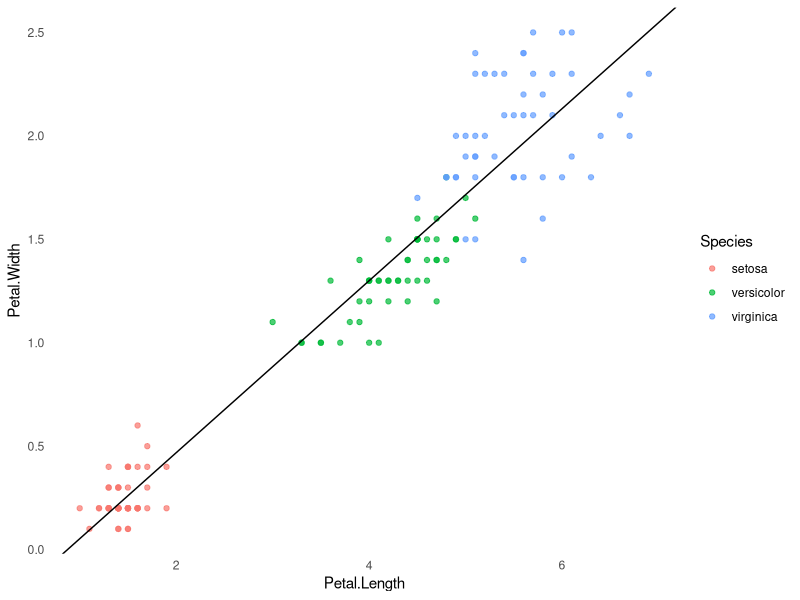
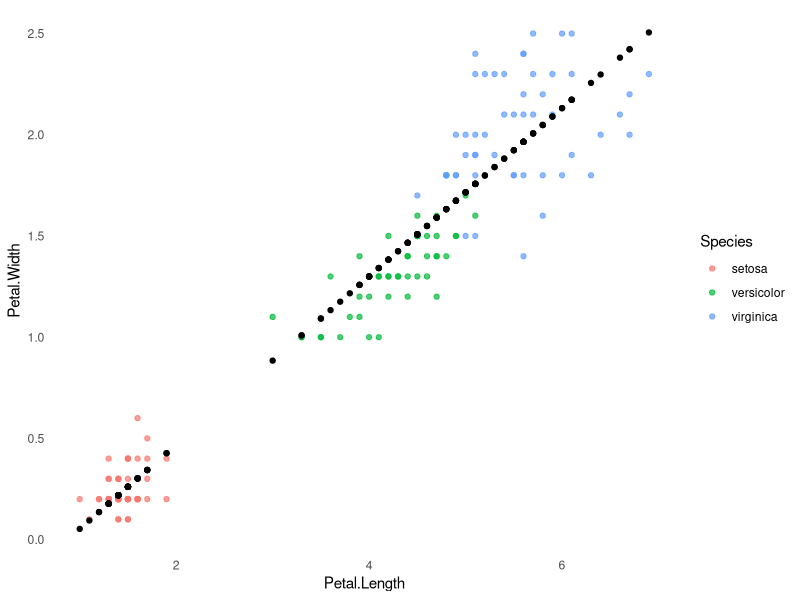

The R script that drew these images, in order:
## ---- chunk 1
knitr::opts_chunk$set(echo = TRUE)
## ---- chunk 2
library(tidyverse)
library(broom)
data(iris)
## ---- chunk 3
petalfit <- lm(Petal.Width ~ Petal.Length, iris)
## ---- chunk 4
ggplot(iris) +
  geom_point(aes(x = Petal.Length,
                 y = Petal.Width,
                 group = Species,
                 color = Species),
             alpha = 0.7) +
  geom_abline(slope = petalfit$coefficients["Petal.Length"],
              intercept = petalfit$coefficients["(Intercept)"]
              ) + 
  theme_minimal() +
  theme(panel.grid = element_blank())
## ---- chunk 5
summary(petalfit)
## ---- chunk 6
broom::tidy(petalfit)
broom::augment(petalfit)
broom::glance(petalfit)
## ---- chunk 7
ggplot() +
  geom_point(data = iris, aes(x = Petal.Length,
                 y = Petal.Width,
                 group = Species,
                 color = Species),
             alpha = 0.7) + 
  geom_point(data = broom::augment(petalfit),
             aes(x = Petal.Length,
                 y = .fitted)) + 
  theme_minimal() +
  theme(panel.grid = element_blank())
